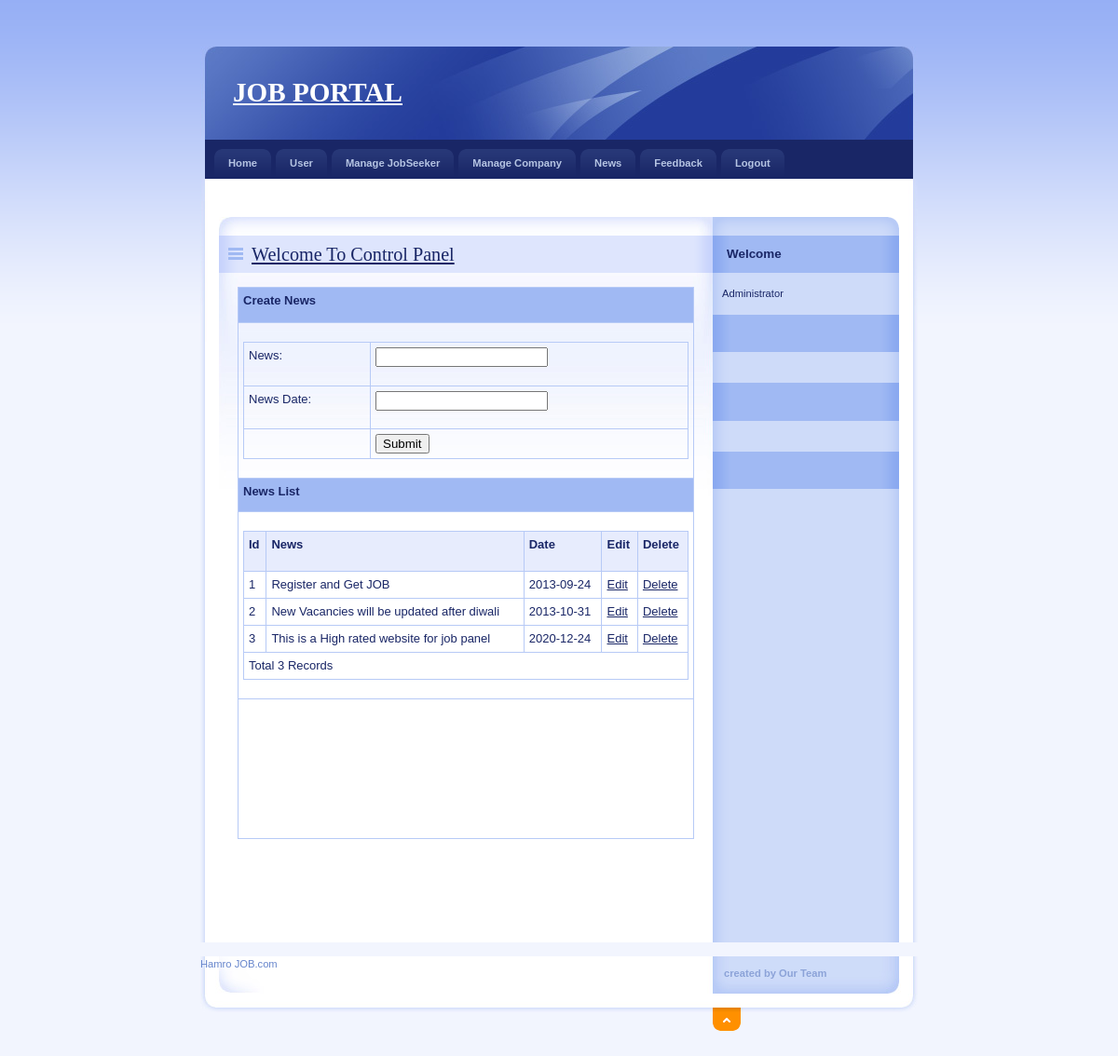
/Admin/News.php (signed in), run on the app's committed database.
### tables this page shows
CREATE TABLE `news_master` (
  `NewsId` int(11) NOT NULL,
  `News` varchar(200) NOT NULL,
  `NewsDate` date NOT NULL
);

### Admin/News.php (the view, shortened to what this page needs)
<!DOCTYPE html PUBLIC "-//W3C//DTD XHTML 1.0 Strict//EN" "http://www.w3.org/TR/xhtml1/DTD/xhtml1-strict.dtd">
<html xmlns="http://www.w3.org/1999/xhtml" xml:lang="cs" lang="cs">
<head>
    <link rel="stylesheet" media="screen,projection" type="text/css" href="./css/main.css"/>
    <link rel="stylesheet" media="print" type="text/css" href="./css/print.css"/>
    <link rel="stylesheet" media="aural" type="text/css" href="./css/aural.css"/>
    <link href="../SpryAssets/SpryValidationTextField.css" rel="stylesheet" type="text/css"/>
</head>
</head>
<body id="www-url-cz">
<div id="main" class="box">
    <?php
    include "Header.php"
    ?>
    <?php
    include "menu.php"
    ?>
    <div id="page" class="box">
        <div id="page-in" class="box">
            <div id="strip" class="box noprint">
                <p id="breadcrumbs">&nbsp;</p>
            </div>
            <div id="content">
                <div class="article">
                    <h2><span><a href="#">Welcome To Control Panel</a></span></h2>
                    <table width="100%" border="0" cellspacing="0" cellpadding="0">
                        <tr>
                            <td height="27" bgcolor="#A0B9F3"><span class="style4 style10">Create News</span></td>
                        </tr>
                        <tr>
                            <td height="26">
                                <form id="form1" method="post" action="InsertNews.php">
                                    <table width="100%" height="109" border="0" cellpadding="0" cellspacing="0">
                                        <tr>
                                            <td height="36"><span class="style9">News:</span></td>
                                            <td><span id="sprytextfield1">
                              <label>
                              <input type="text" name="txtNews" id="txtNews"/>
                              </label>
                              <span class="textfieldRequiredMsg">A value is required.</span></span></td>
                                        </tr>
                                        <tr>
                                            <td height="35"><span class="style9">News Date:</span></td>
                                            <td><span id="sprytextfield2">
                              <label>
                              <input type="text" onclick="ds_sh(this);" name="txtDate" id="txtDate"/>
                              </label>
                              <span class="textfieldRequiredMsg">A value is required.</span></span></td>
                                        </tr>
                                        <tr>
                                            <td>&nbsp;</td>
                                            <td><label>
                                                    <input type="submit" name="button" id="button" value="Submit"/>
                                                </label></td>
                                        </tr>
                                    </table>
                                </form>
                            </td>
                        </tr>
                        <tr>
                            <td height="25" bgcolor="#A0B9F3"><span class="style3">News List</span></td>
                        </tr>
                        <tr>
                            <td>
                                <table width="100%" border="1" bordercolor="#1CB5F1">
                                    <tr>
                                        <th height="32" bgcolor="#1CB5F1">
                                            <div align="left" class="style12 style13 style7 style8">Id</div>
                                        </th>
                                        <th bgcolor="#1CB5F1">
                                            <div align="left" class="style11 style7 style8">News</div>
                                        </th>
                                        <th bgcolor="#1CB5F1">
                                            <div align="left" class="style11 style7 style8">Date</div>
                                        </th>
                                        <th height="32" bgcolor="#1CB5F1">
                                            <div align="left" class="style11 style7 style8">Edit</div>
                                        </th>
                                        <th bgcolor="#1CB5F1">
                                            <div align="left" class="style11 style7 style8">Delete</div>
                                        </th>
                                    </tr>
                                    <?php
                                    $con = mysqli_connect("localhost","root","","job");
                                    $sql = "select * from news_master";
                                    $result = mysqli_query($con,$sql);
                                    while ($row = mysqli_fetch_array($result)) {
                                        $Id = $row['NewsId'];
                                        $News = $row['News'];
                                        $NewsDate = $row['NewsDate'];
                                        ?>
                                        <tr>
                                            <td>
                                                <div align="left" class="style11 style7 style8"><?php echo $Id; ?></div>
                                            </td>
                                            <td>
                                                <div align="left"
                                                     class="style11 style7 style8"><?php echo $News; ?></div>
                                            </td>
                                            <td>
                                                <div align="left"
                                                     class="style11 style7 style8"><?php echo $NewsDate; ?></div>
                                            </td>
                                            <td>
                                                <div align="left" class="style11 style7 style8"><a
                                                        href="EditNews.php?NewsId=<?php echo $Id; ?>">Edit</a></div>
                                            </td>
                                            <td>
                                                <div align="left" class="style11 style7 style8"><a
                                                        href="DeleteNews.php?NewsId=<?php echo $Id; ?>">Delete</a></div>
                                            </td>
                                        </tr>
                                        <?php
                                    }
                                    $records = mysqli_num_rows($result);
                                    ?>
                                    <tr>
                                        <td colspan="5">
                                            <div align="left"
                                                 class="style11 style7 style8"><?php echo "Total " . $records . " Records"; ?> </div>
                                        </td>
                                    </tr>
                                </table>
                            </td>
                        </tr>
                        <tr>
                            <td height="26">
                                <form method="post" action="InsertNews.php">
                                    <table width="100%" height="109" border="0" cellpadding="0" cellspacing="0">
                                    </table>
                                </form>
                            </td>
                        </tr>
                    </table>
                    <p>&nbsp;</p>
                    <p class="btn-more box noprint">&nbsp;</p>
                </div>
            </div>
            <?php
            include "right.php"
            ?>
        </div>
    </div>
    <?php
    include "footer.php"
    ?>
</div>
</body>
</html>

### Admin/css/main.css (style rules this page uses)
* { min-height:1px; }
body { border:0; margin:0; padding:0; background:#F2F5FE url("../design/bg.gif") 0 0 repeat-x; font:70%/160% "verdana",sans-serif; color:#192666; _text-align:center; }
a { color:#192666; }
p { border:0; margin:15px 0; padding:0; }
div { display:block; border:0; margin:0; padding:0; }
h1, h2, h3, h4, h5 { border:0; margin:15px 0 10px 0; padding:0; font-weight:bold; }
h2 { font-size:180%; line-height:100%; font-family:"georgia",serif; font-weight:normal; }
table { display:table; border-collapse:collapse; margin:15px 0; padding:0; border:1px solid #B7CAF6; font-size:100%; }
tr { display:table-row; }
th, td { display: table-cell; border:1px solid #B7CAF6; margin:0; padding:5px; vertical-align:top; text-align:left; }
th { background:#E7ECFD; text-align:center; color:#192666; font-weight:bold; }
form { border:0; margin:0; padding:0; }
a, img, span { border:0; margin:0; padding:0; }
.box { min-height:1px; _height:1px; }
.box:after { content:"."; display:block; line-height:0px; font-size:0px; visibility:hidden; clear:both; }
#main { width:770px; margin:50px auto 0 auto; _text-align:left; }
#page { width:770px; min-height:1px; background:#FFF url("../design/bg_page.gif") 0 0 repeat-y; _height:1px; }
#page-in { min-height:1px; padding:10px 0; background:url("../design/bg_page_in.jpg") 0 0 no-repeat; _height:1px; }
#strip { position:relative; clear:both; padding:3px 20px 10px 20px; color:#6182D1; }
#strip p { margin:0; }
#strip #breadcrumbs { width:520px; margin:0; padding:0; }
#content { float:left; width:530px; _width:550px; margin:0; padding:0 0 0 20px; }
#content .article { clear:both; margin:0; padding:20px; background:url("../design/content_article_bg.jpg") 0 0 no-repeat; }
#content .article h2 { margin:0 -20px; padding:10px; background:#DEE5FD url("../design/content_title_bg.gif") 0 0 repeat-y; color:#192666; }
#content .article h2 span { background:url("../design/ico_list.gif") 0 50% no-repeat; padding-left:25px; }
#content .article p { text-align:justify; }
#content .btn-more { margin:0 0 15px 0; padding:0; border:0; position:relative; }

### Admin/css/print.css (style rules this page uses)
body { border:0; margin:0; padding:0; font-size:12pt }
a { color:#000; text-decoration:none; }
h1, h2, h3 { page-break-after:avoid; page-break-inside:avoid; }
table { border-collapse: collapse; border-width:1px; border-style:solid; }
th, td { display:table-cell; border-width:1px; border-style:solid; }
.noprint { display:none; }

### Admin/css/aural.css (style rules this page uses)
body { voice-family:paul,male; volume:loud; speech-rate:slow; richness:90; stress:20; }
h1, h2, h3, h4, h5 { cue-before:url("ping.au"); }
p, table { pause:50ms; }

### Admin/News.php (style rules this page uses)
.style3 { font-family: Verdana, Arial, Helvetica, sans-serif; font-size: small; font-weight: bold; color: #192666; }
.style4 { font-family: Verdana, Arial, Helvetica, sans-serif; font-size: small; font-weight: bold; color: #FFFFFF; }
.style7 { font-size: small }
.style8 { font-family: Verdana, Arial, Helvetica, sans-serif }
.style9 { font-family: Verdana, Arial, Helvetica, sans-serif; font-size: small; }

### data on the page
news_master: NewsId "1", News "Register and Get JOB", NewsDate "2013-09-24"
news_master: NewsId "2", News "New Vacancies will be updated after diwali", NewsDate "2013-10-31"
news_master: NewsId "3", News "This is a High rated website for job panel", NewsDate "2020-12-24"

### other printed values
$records "3"
